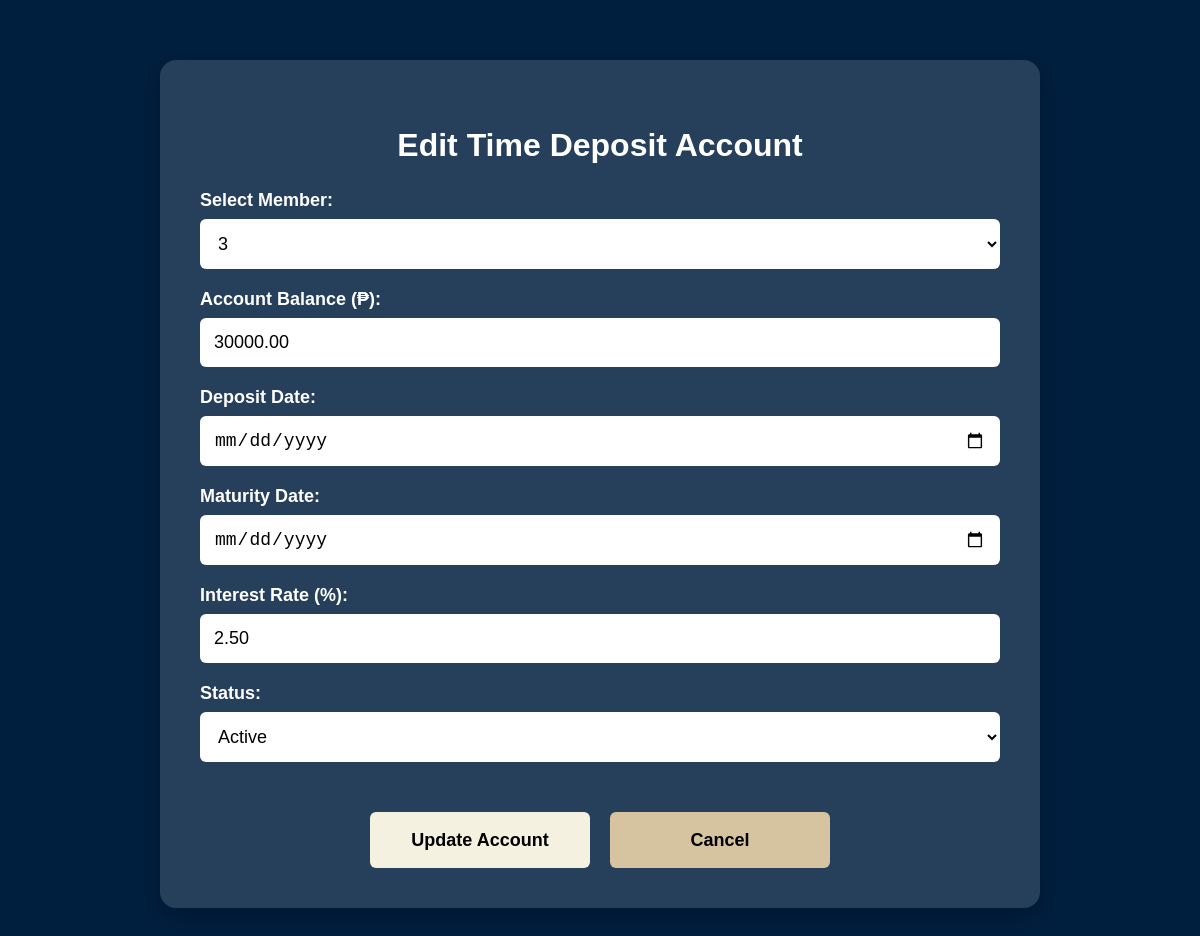
Page /edit_timeDepositAccount.php?id=3 (signed in) on the committed database.
### tables this page shows
CREATE TABLE `TIME_DEPOSIT_ACCOUNTS` (
  `account_id` int(11) NOT NULL,
  `member_id` int(11) NOT NULL,
  `account_balance` decimal(12,2) NOT NULL,
  `deposit_date` datetime DEFAULT current_timestamp(),
  `maturity_date` datetime NOT NULL,
  `interest_rate` decimal(5,2) NOT NULL,
  `status` enum('active','matured','closed') DEFAULT 'active',
  `created_at` datetime DEFAULT current_timestamp()
);

CREATE TABLE `MEMBER_PROFILE` (
  `member_id` int(11) NOT NULL,
  `user_id` int(11) NOT NULL,
  `account_type` enum('loan','savings','time_deposit','fixed_account') NOT NULL,
  `Balance` int(11) NOT NULL,
  `monthly_salary` decimal(10,2) DEFAULT NULL,
  `net_income` decimal(10,2) DEFAULT NULL,
  `wants_to_open_account` tinyint(1) DEFAULT 1,
  `created_at` timestamp NOT NULL DEFAULT current_timestamp()
);

### public/edit_timeDepositAccount.php (the view, shortened to what this page needs)
<?php
require_once __DIR__ . '/../includes/db.php';
$account_id = $_GET['id'];
$stmt = $conn->prepare("SELECT * FROM TIME_DEPOSIT_ACCOUNTS WHERE account_id = ?");
$stmt->bind_param("i", $account_id);
$stmt->execute();
$result = $stmt->get_result();
$account = $result->fetch_assoc();
$members_stmt = $conn->prepare("SELECT member_id FROM MEMBER_PROFILE");
$members_stmt->execute();
$members_result = $members_stmt->get_result();
$members = [];
while ($row = $members_result->fetch_assoc()) {
    $members[] = $row;
}
?>
<!DOCTYPE html>
<html lang="en">
<head>
</head>
<body>
<div class="form-container">
    <h2>Edit Time Deposit Account</h2>
    <form method="POST">
        <div class="form-group">
            <label for="member_id">Select Member:</label>
            <select name="member_id" id="member_id" required>
                <?php foreach ($members as $member): ?>
                    <option value="<?= $member['member_id'] ?>" <?= ($member['member_id'] == $account['member_id']) ? 'selected' : '' ?>>
                        <?= htmlspecialchars($member['member_id']) ?>
                    </option>
                <?php endforeach; ?>
            </select>
        </div>
        <div class="form-group">
            <label for="account_balance">Account Balance (₱):</label>
            <input type="number" step="0.01" name="account_balance" id="account_balance" value="<?= $account['account_balance'] ?>" required>
        </div>
        <div class="form-group">
            <label for="deposit_date">Deposit Date:</label>
            <input type="date" name="deposit_date" id="deposit_date" value="<?= $account['deposit_date'] ?>" required>
        </div>
        <div class="form-group">
            <label for="maturity_date">Maturity Date:</label>
            <input type="date" name="maturity_date" id="maturity_date" value="<?= $account['maturity_date'] ?>" required>
        </div>
        <div class="form-group">
            <label for="interest_rate">Interest Rate (%):</label>
            <input type="number" step="0.01" name="interest_rate" id="interest_rate" value="<?= $account['interest_rate'] ?>" required>
        </div>
        <div class="form-group">
            <label for="status">Status:</label>
            <select name="status" id="status" required>
                <option value="1" <?= $account['status'] == 1 ? 'selected' : '' ?>>Active</option>
            </select>
        </div>
        <div class="form-actions">
            <button type="submit" class="update-btn">Update Account</button>
            <button type="button" class="cancel-btn" onclick="window.location.href='timeDepositAccounts_Page.php'">Cancel</button>
        </div>
    </form>
</div>
</body>
</html>

### public/edit_timeDepositAccount.php (style rules this page uses)
body { margin: 0; font-family: Arial, sans-serif; background-color: #001f3f; padding: 20px; }
.form-container { max-width: 800px; margin: 40px auto; background: rgba(255, 255, 255, 0.15); backdrop-filter: blur(10px); border-radius: 16px; padding: 40px; box-shadow: 0 8px 32px rgba(0, 0, 0, 0.25); color: white; }
h2 { text-align: center; font-size: 32px; }
form { display: flex; flex-direction: column; gap: 20px; }
.form-group { display: flex; flex-direction: column; }
label { font-size: 18px; font-weight: bold; margin-bottom: 8px; }
input, select { padding: 14px; font-size: 18px; border: none; border-radius: 6px; background-color: #fff; color: #000; }
.form-actions { display: flex; justify-content: center; gap: 20px; margin-top: 30px; }
button { font-size: 18px; font-weight: bold; width: 220px; height: 56px; padding: 12px 30px; border: none; border-radius: 6px; cursor: pointer; }
.update-btn { background-color: #F4F1E1; color: black; }
.cancel-btn { background-color: #D6C4A1; color: black; }

### rows in the picture
time_deposit_accounts: member_id "3", account_balance "30000.00", interest_rate "2.50"
